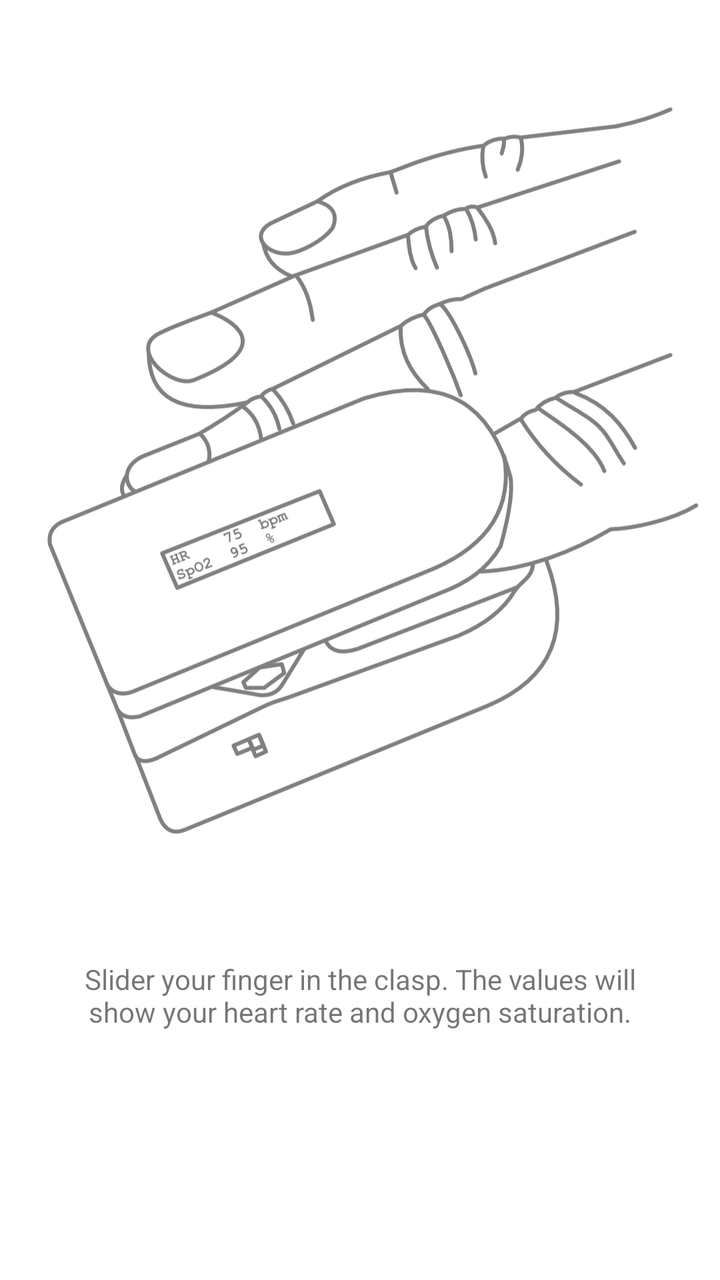
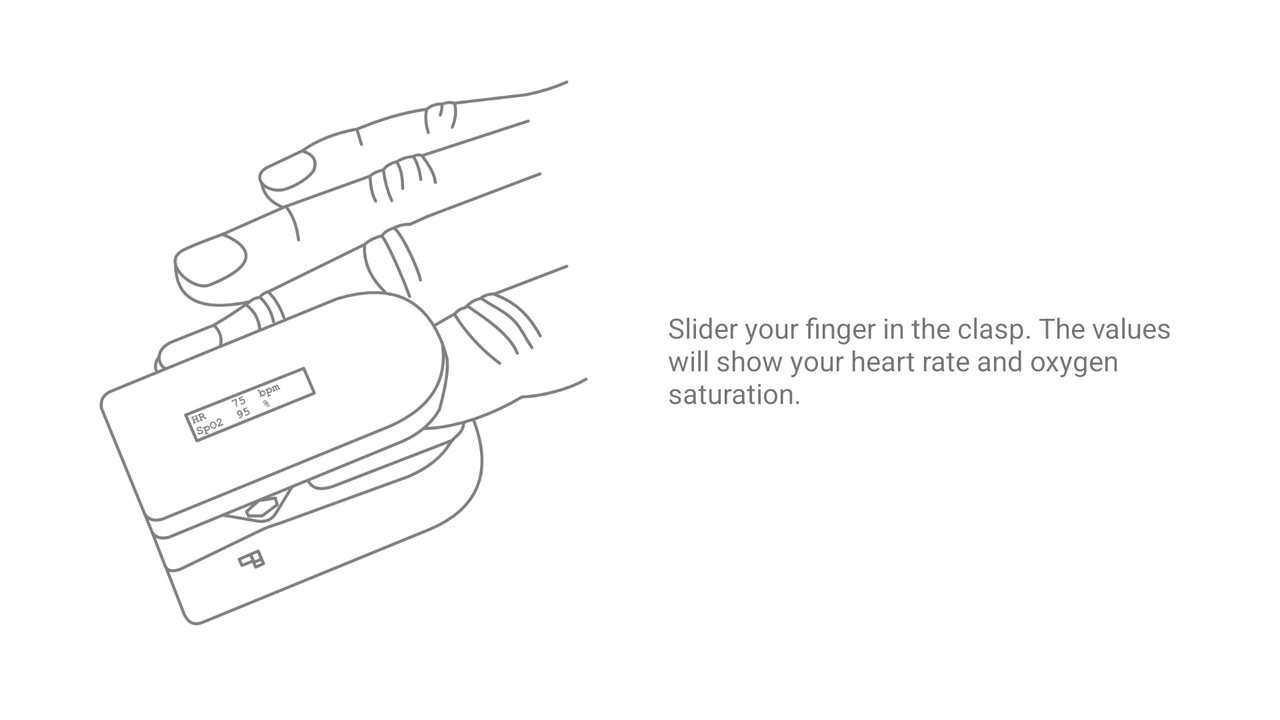

Compare how this app lays out the same screen by default and in its alternative resource folder. The renders come first, then the two layout files and the values they reference.
<!-- AndroidManifest.xml: application theme Theme.Picoximeter -->
<!-- res/layout/fragment_how_to_data.xml -->
<?xml version="1.0" encoding="utf-8"?>
<androidx.constraintlayout.widget.ConstraintLayout xmlns:android="http://schemas.android.com/apk/res/android"
    xmlns:app="http://schemas.android.com/apk/res-auto"
    xmlns:tools="http://schemas.android.com/tools"
    android:layout_width="match_parent"
    android:layout_height="match_parent"
    tools:context=".HowToDataFragment">

    <ImageView
        android:id="@+id/imageView3"
        android:layout_width="0dp"
        android:layout_height="480dp"
        android:contentDescription="@string/howto_reading_desc"
        android:src="@mipmap/finger_how_to"
        app:layout_constraintEnd_toEndOf="parent"
        app:layout_constraintStart_toStartOf="parent"
        app:layout_constraintTop_toTopOf="parent" />

    <TextView
        android:id="@+id/textView6"
        android:layout_width="0dp"
        android:layout_height="wrap_content"
        android:layout_marginStart="32dp"
        android:layout_marginEnd="32dp"
        android:text="@string/howto_text_reading"
        android:textAlignment="center"
        app:layout_constraintEnd_toEndOf="parent"
        app:layout_constraintHorizontal_bias="0.0"
        app:layout_constraintStart_toStartOf="parent"
        app:layout_constraintTop_toBottomOf="@+id/imageView3" />
</androidx.constraintlayout.widget.ConstraintLayout>
<!-- resources referenced by this layout -->
<resources>
  <!-- mipmap finger_how_to: png bitmap (mipmap-xxxhdpi, 112437 bytes) -->
  <string name="howto_reading_desc">Image of a finger slid into a pulseoximeter clamp. The pulseoximeter shows heart rate and oxygen saturation values.</string>
  <string name="howto_text_reading">Slider your finger in the clasp. The values will show your heart rate and oxygen saturation.</string>
  <style name="Theme.Picoximeter" parent="Theme.MaterialComponents.DayNight.DarkActionBar">
          
          <item name="colorPrimary">@color/blue_1</item>
          <item name="colorPrimaryVariant">@color/blue_2</item>
          <item name="colorOnPrimary">@color/white</item>
          
          <item name="colorSecondary">@color/pink_1</item>
          <item name="colorSecondaryVariant">@color/pink_2</item>
          <item name="colorOnSecondary">@color/black</item>
  
          <item name="colorAccent">@color/blue_1</item>
          
          <item name="android:statusBarColor" tools:targetApi="l">?attr/colorPrimaryVariant</item>
          
      </style>
  <color name="blue_1">#FF2672B5</color>
  <color name="blue_2">#992672B5</color>
  <color name="white">#FFFFFFFF</color>
  <color name="pink_1">#FFB52672</color>
  <color name="pink_2">#99B52672</color>
  <color name="black">#FF000000</color>
</resources>
<!-- res/layout-land/fragment_how_to_data.xml (the repository's variant of the layout above) -->
<!-- drawn on the phone turned sideways -->
<?xml version="1.0" encoding="utf-8"?>
<androidx.constraintlayout.widget.ConstraintLayout xmlns:android="http://schemas.android.com/apk/res/android"
    xmlns:app="http://schemas.android.com/apk/res-auto"
    xmlns:tools="http://schemas.android.com/tools"
    android:layout_width="match_parent"
    android:layout_height="match_parent"
    tools:context=".HowToDataFragment">

    <ImageView
        android:id="@+id/imageView3"
        android:layout_width="wrap_content"
        android:layout_height="0dp"
        android:layout_marginStart="32dp"
        android:contentDescription="@string/howto_reading_desc"
        android:src="@mipmap/finger_how_to"
        app:layout_constraintBottom_toBottomOf="parent"
        app:layout_constraintStart_toStartOf="parent"
        app:layout_constraintTop_toTopOf="parent" />

    <TextView
        android:id="@+id/textView6"
        android:layout_width="0dp"
        android:layout_height="wrap_content"
        android:layout_marginStart="32dp"
        android:layout_marginEnd="32dp"
        android:text="@string/howto_text_reading"
        android:textAlignment="viewStart"
        app:layout_constraintBottom_toBottomOf="parent"
        app:layout_constraintEnd_toEndOf="parent"
        app:layout_constraintStart_toEndOf="@+id/imageView3"
        app:layout_constraintTop_toTopOf="parent" />
</androidx.constraintlayout.widget.ConstraintLayout>
